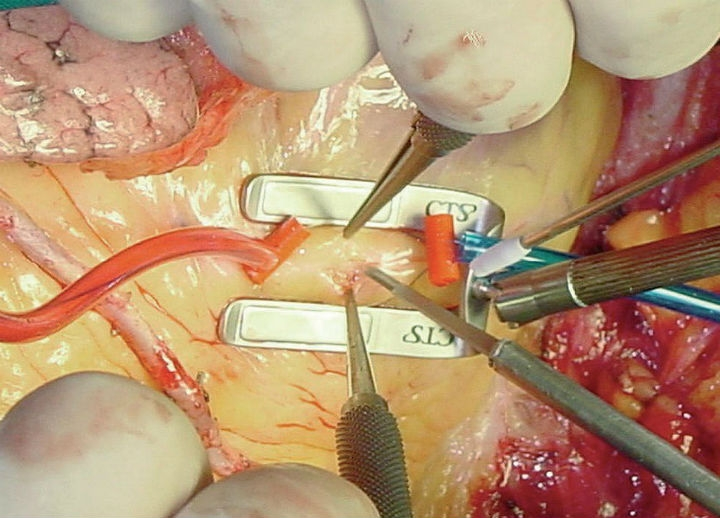
#> input picture HW5/Q3/surgery.jpeg, 720 x 518 px
$ python Q3_A.py
#> lines starting #> are read from the running program, lines starting #| are printed output that depends on the picture; after the words box and inside, x2 and y2 are one past the last pixel; in counts of white or black regions, pixels touching at a corner belong together
import cv2 as cv
import numpy as np

img = cv.imread("surgery.jpeg")
#> img is the input picture: shape (518, 720, 3); mean B, G, R 112.7, 146.6, 182
gray = cv.cvtColor(img, cv.COLOR_BGR2GRAY)
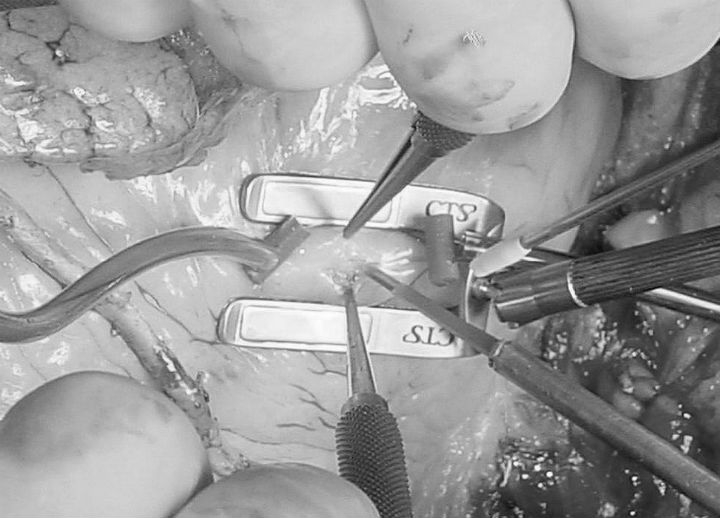
#> gray: shape (518, 720); min 6, max 254, mean 153.3
img_blur = cv.medianBlur(gray, 7)
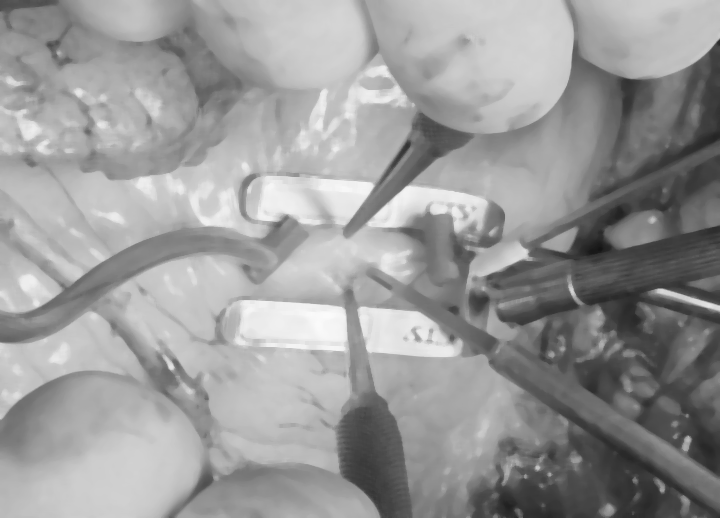
#> img_blur: shape (518, 720); min 19, max 251, mean 153.4
edges = cv.Canny(img_blur, 50, 120, apertureSize=3)
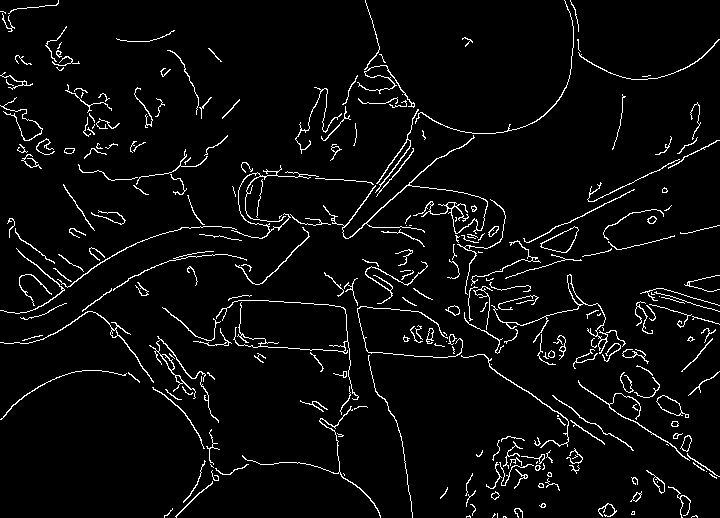
#> edges: shape (518, 720); 4.4% white in thin lines or dots
lines = cv.HoughLinesP(edges, 1, np.pi/180, 85, minLineLength=50, maxLineGap=20)
#> lines = 33 rows, first 6: [204, 343, 392, 353], [489, 366, 604, 444], [363, 259, 499, 340], [255, 300, 334, 305], [348, 238, 437, 158], [546, 265, 616, 248]

for line in lines:
    x0,y0,x1,y1 = line[0]
    cv.line(img, (x0, y0), (x1, y1), [0, 255, 255], 2)
#> this loop made 33 passes
#> (x0, y0, x1, y1) on passes 1 to 12: (204, 343, 392, 353), (489, 366, 604, 444), (363, 259, 499, 340), (255, 300, 334, 305), (348, 238, 437, 158), (546, 265, 616, 248), (245, 220, 346, 225), (119, 374, 178, 360), (633, 420, 719, 476), (298, 176, 436, 188), (619, 249, 719, 225), (553, 396, 631, 447)
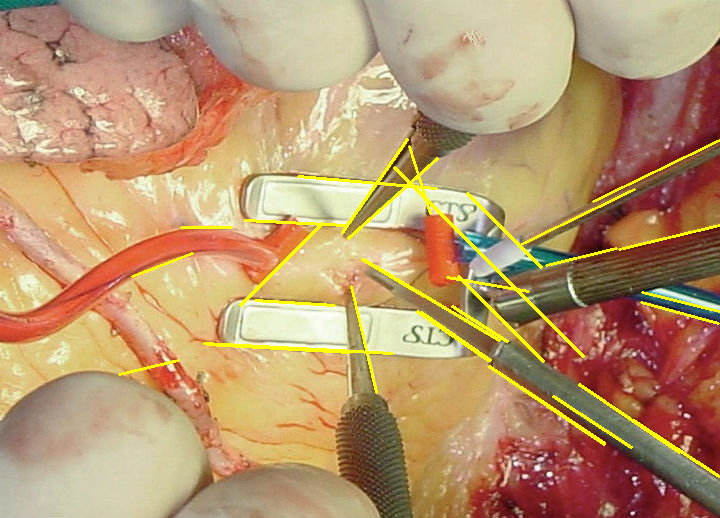
#> img: shape (518, 720, 3); 2.72% of pixels changed, all inside (x1, y1, x2, y2) = (118, 138, 720, 478)

cv.imshow("Houghlines", img)
cv.waitKey(0)

$ run again, with HW5/Q3/redcell.jpeg copied over HW5/Q3/surgery.jpeg
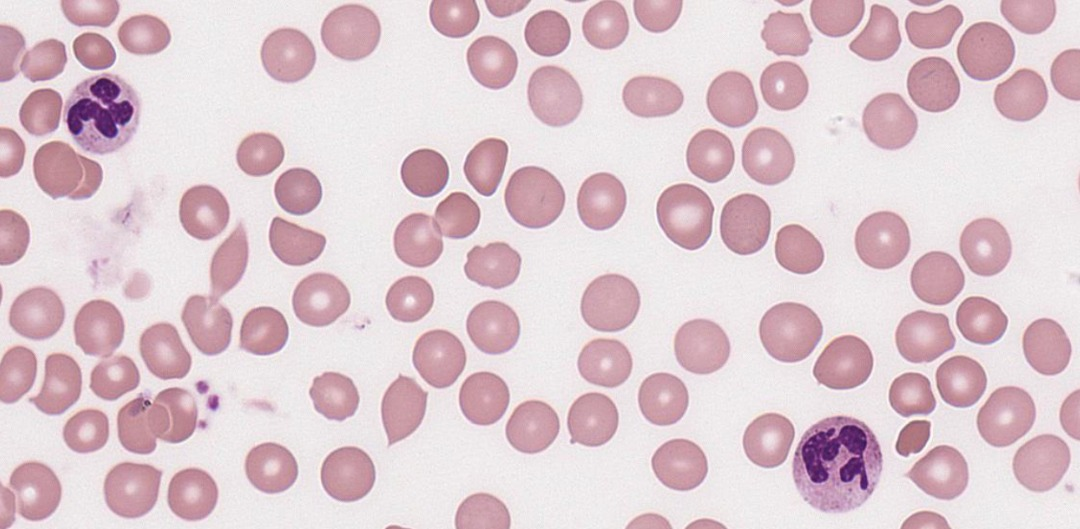
#> input picture HW5/Q3/redcell.jpeg, 1080 x 529 px
#> img is the input picture: shape (529, 1080, 3); mean B, G, R 207.8, 201.3, 222.1
#> `edges = cv.Canny(img_blur, 50, 120, apertureSize=3)`:
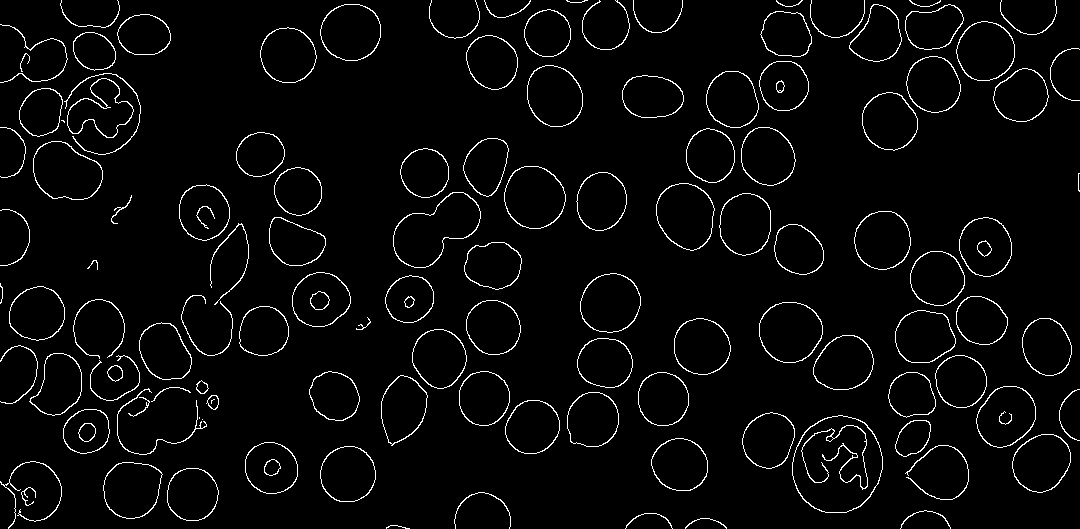
#> edges: shape (529, 1080); 3.5% white in thin lines or dots
#> lines = [[898, 350, 954, 406]]
#> the loop `for line in lines:` made 1 pass
#> after the loop `for line in lines:`:
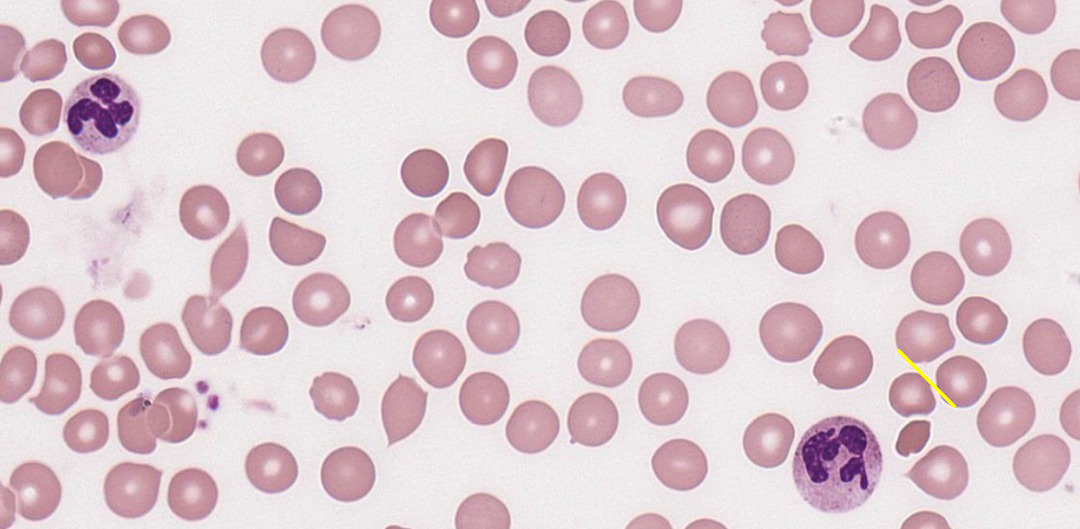
#> img: shape (529, 1080, 3); 0.05% of pixels changed, all inside (x1, y1, x2, y2) = (897, 349, 956, 408)
